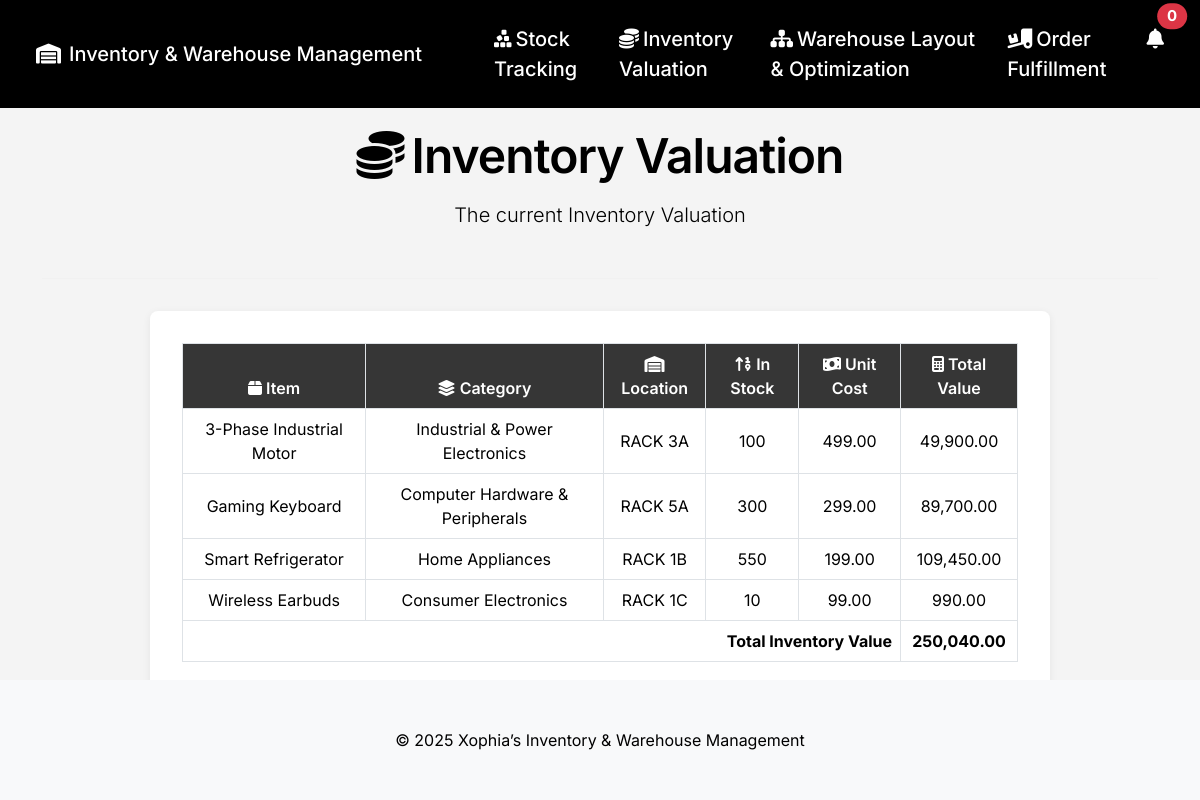
The page /inventory-valuation.php on the database its author committed.
### tables this page shows
CREATE TABLE `stocks` (
  `item` varchar(100) NOT NULL,
  `bar` varchar(255) NOT NULL,
  `category` varchar(100) NOT NULL,
  `location` varchar(100) NOT NULL,
  `price` float(255,2) NOT NULL,
  `id` int(10) NOT NULL,
  `stock` int(255) DEFAULT NULL,
  `notified` tinyint(1) DEFAULT 0
);

### inventory-valuation.php (the view, shortened to what this page needs)
<?php
include "config/config.php";
?>
<!DOCTYPE html>
<html lang="en">
<head>
    <link rel="stylesheet" href="https://cdn.jsdelivr.net/npm/bootstrap@5.3.3/dist/css/bootstrap.min.css">
    <link rel="stylesheet" href="https://cdnjs.cloudflare.com/ajax/libs/font-awesome/6.5.2/css/all.min.css">
    <link rel="stylesheet" href="https://cdnjs.cloudflare.com/ajax/libs/animate.css/4.1.1/animate.min.css"/>
</head>
<body>
    <nav class="navbar navbar-expand-lg navbar-dark fixed-top py-3">
        <div class="container-fluid">
            <a class="navbar-brand ps-4" href="index.php">
              <i class="fa-solid fa-warehouse me-2"></i>Inventory & Warehouse Management
            </a>
            <div class="collapse navbar-collapse justify-content-end" id="navbarNav">
                <ul class="navbar-nav gap-3">
                    <li class="nav-item ms-5">
                        <a class="nav-link" href="stock-tracking.php"><i class="fa-solid fa-cubes-stacked me-1"></i>Stock Tracking</a>
                    </li>
                    <li class="nav-item">
                        <a class="nav-link" href="inventory-valuation.php"><i class="fa-solid fa-coins me-1"></i>Inventory Valuation</a>
                    </li>
                    <li class="nav-item">
                        <a class="nav-link" href="warehouse-layout-optimization.php"><i class="fa-solid fa-sitemap me-1"></i>Warehouse Layout & Optimization</a>
                    </li>
                    <li class="nav-item">
                        <a class="nav-link" href="order-fulfillment.php"><i class="fa-solid fa-truck-ramp-box me-1"></i>Order Fulfillment</a>
                    </li>
                    <li>
                        <div class="nav-item dropdown me-3">
                           <a class="nav-link position-relative" href="#" id="notificationDropdown" data-bs-toggle="dropdown" aria-expanded="false" onclick="markNotificationsSeen()">
                                <i class="fa-solid fa-bell"></i>
                                <span class="position-absolute top-0 start-100 translate-middle badge rounded-pill bg-danger">
                                    <?php
                                    $query = "SELECT COUNT(*) as con FROM stocks WHERE stock < 49 AND notified = 0";
                                    $result = mysqli_query($conn, $query);
                                    echo mysqli_fetch_array($result)['con'];
                                    ?>
                                </span>
                            </a>
                        </div>
                    </li>
                </ul>
            </div>
        </div>
    </nav>
    <div class="container text-center" style="margin-top: 120px;">
        <div class="row mb-4">
            <div class="col-12 animate__animated animate__fadeInLeft">
                <div class="section-title mb-2">
                    <i class="fa-solid fa-coins me-2"></i>Inventory Valuation
                </div>
                <p class="lead">
                    The current Inventory Valuation
                </p>
            </div>
        </div>
        <hr class="divider">
        <div class="main-container section-image-animate">
            <div class="table-responsive mb-4">
                <table class="table table-bordered align-middle">
                    <thead>
                        <tr>
                            <th scope="col"><i class="fa-solid fa-box"></i> Item</th>
                            <th scope="col"><i class="fa-solid fa-layer-group"></i> Category</th>
                            <th scope="col"><i class="fa-solid fa-warehouse"></i> Location</th>
                            <th scope="col"><i class="fa-solid fa-sort-numeric-up"></i> In Stock</th>
                            <th scope="col"><i class="fa-solid fa-money-bill-wave"></i> Unit Cost</th>
                            <th scope="col"><i class="fa-solid fa-calculator"></i> Total Value</th>
                        </tr>
                    </thead>
                    <tbody>
                        <?php
                            $query = "SELECT *, (price * stock) as totalCost FROM stocks";
                            $res = mysqli_query($conn, $query);
                            while ($data = mysqli_fetch_array($res)) {
                        ?>
                        <tr>
                            <td><?php echo htmlspecialchars($data['item']); ?></td>
                            <td><?php echo htmlspecialchars($data['category']); ?></td>
                            <td><?php echo htmlspecialchars($data['location']); ?></td>
                            <td><?php echo (int)$data['stock']; ?></td>
                            <td><?php echo number_format($data['price'], 2); ?></td>
                            <td><?php echo number_format($data['totalCost'], 2); ?></td>
                        </tr>
                        <?php
                            }
                        ?>
                    </tbody>
                    <tfoot>
                        <tr>
                            <th colspan="5" class="text-end">Total Inventory Value</th>
                            <?php
                                $query = "SELECT SUM(price * stock) as totalval FROM stocks";
                                $res = mysqli_query($conn, $query);
                                while($data2 = mysqli_fetch_array($res)){
                            ?>
                            <th><?php echo number_format($data2['totalval'], 2);?></th>
                            <?php
                                }
                            ?>
                        </tr>
                    </tfoot>
                </table>
            </div>
        </div>
    </div>
    <footer class="bg-light py-5 mt-5">
        <div class="container text-center">
            &copy; <?= date("Y") ?> Xophia’s Inventory & Warehouse Management
        </div>
    </footer>
</body>
</html>

### inventory-valuation.php (style rules this page uses)
html { scroll-behavior: smooth; }
body { font-family: 'Inter', Arial, sans-serif; background: #f4f4f4; color: #000; }
footer { position: absolute; bottom: 0; left: 0; right: 0; }
.navbar { background: #000 !important; }
.navbar-brand, .nav-link, .navbar-text { color: #fff !important; font-weight: 500; font-size: 20px; }
.section-title { font-size: 48px; font-weight: 600; letter-spacing: -0.02em; }
.main-container { margin: 2em auto; max-width: 900px; background: #fff; padding: 2em; border-radius: 8px; box-shadow: 0 2px 8px 0 #00000011; }
.table thead th { background: #363636; color: #fff; font-weight: 600; position: sticky; top: 0; z-index: 10; }
.table tbody tr { background: #fff; }
.table tbody tr:nth-child(even) { background: #f2f2f2; }
.divider { border-top: 1px solid #E6E6E6; margin: 2rem 0; }
.section-image-animate { opacity: 0; transform: translateY(40px); transition: opacity 1.1s cubic-bezier(0.23,1,0.32,1), transform 1.1s cubic-bezier(0.23,1,0.32,1); }
.section-image-animate.in-view { opacity: 1 !important; transform: none !important; }
.table-responsive { max-height: 400px; overflow-y: auto; display: block; }

### rows shown on the page
stocks: item "3-Phase Industrial Motor", category "Industrial & Power Electronics", location "RACK 3A", stock "100", price "499.00", totalCost "49,900.00"
stocks: item "Gaming Keyboard", category "Computer Hardware & Peripherals", location "RACK 5A", stock "300", price "299.00", totalCost "89,700.00"
stocks: item "Smart Refrigerator", category "Home Appliances", location "RACK 1B", stock "550", price "199.00", totalCost "109,450.00"
stocks: item "Wireless Earbuds", category "Consumer Electronics", location "RACK 1C", stock "10", price "99.00", totalCost "990.00"

### other values the page prints
mysqli_fetch_array($result)['con'] "0"
$data2['totalval'] "250,040.00"
